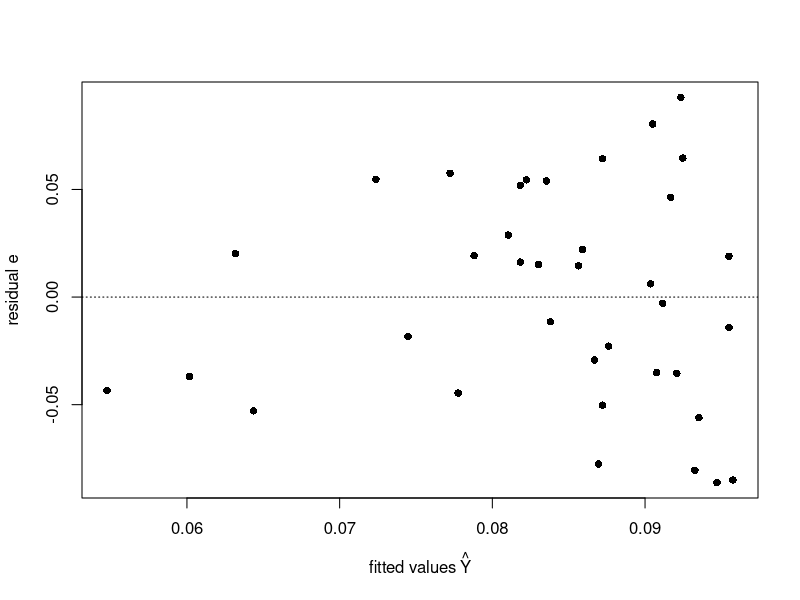
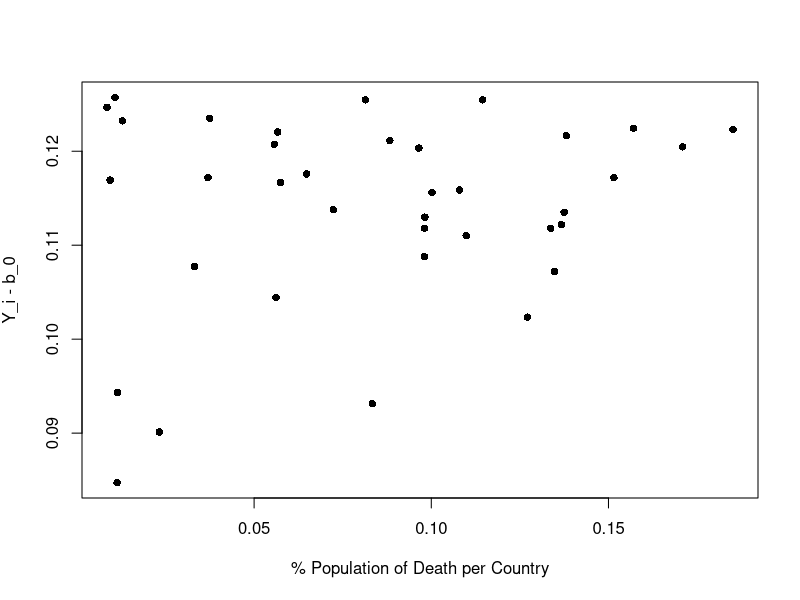
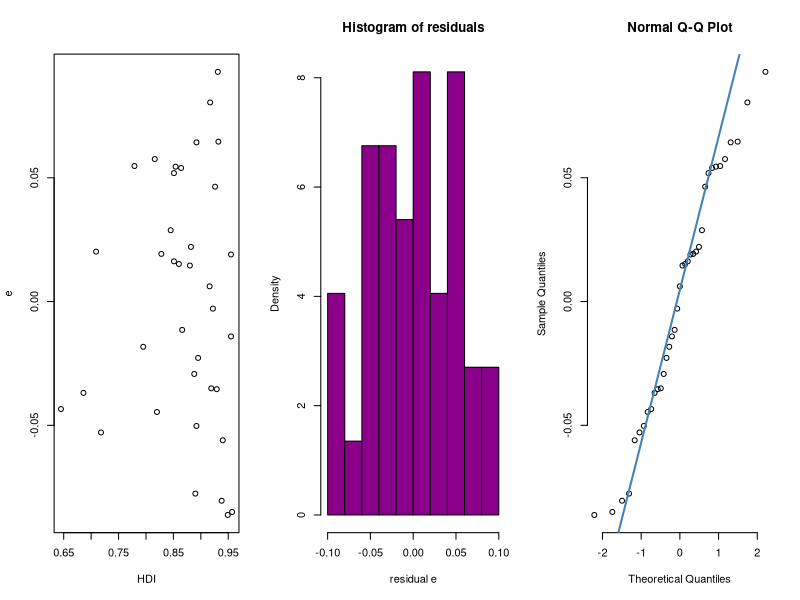
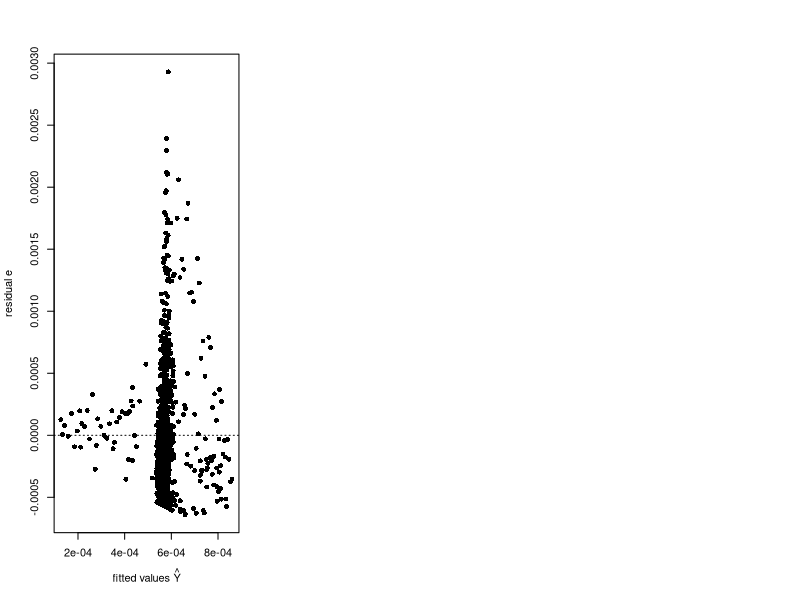
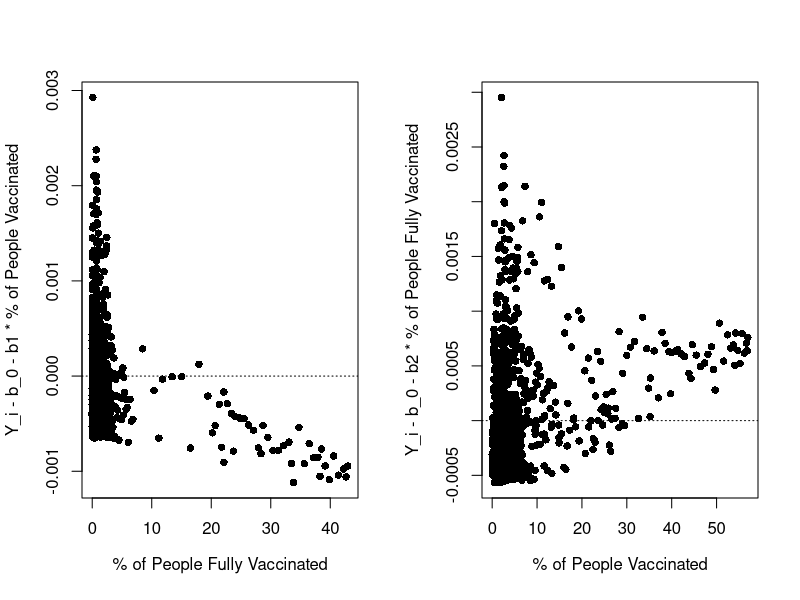
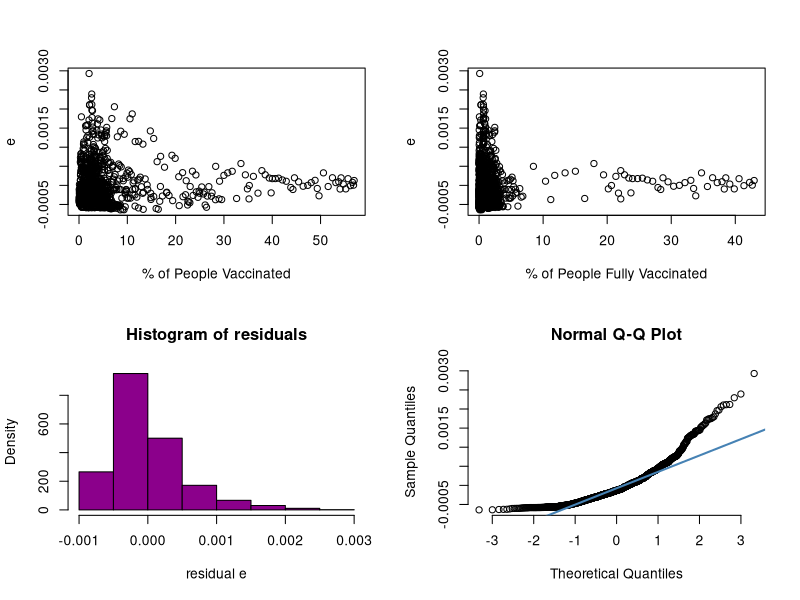
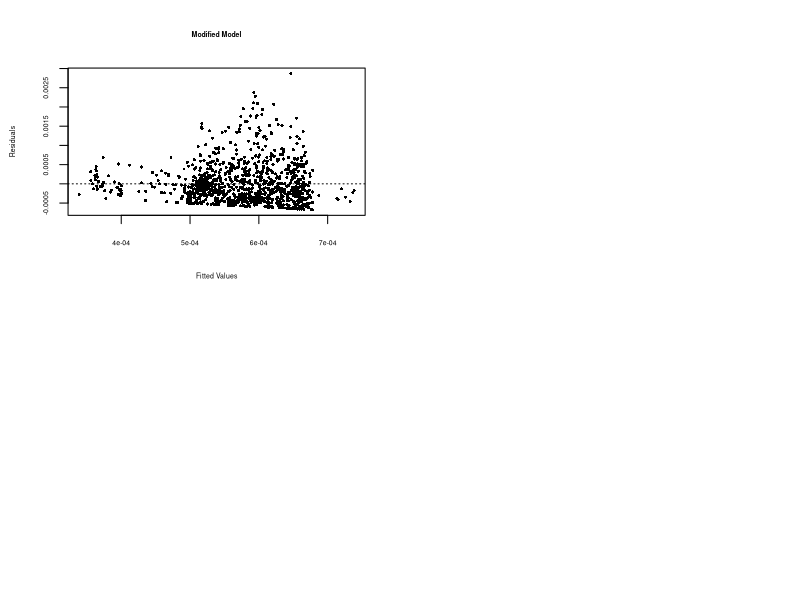
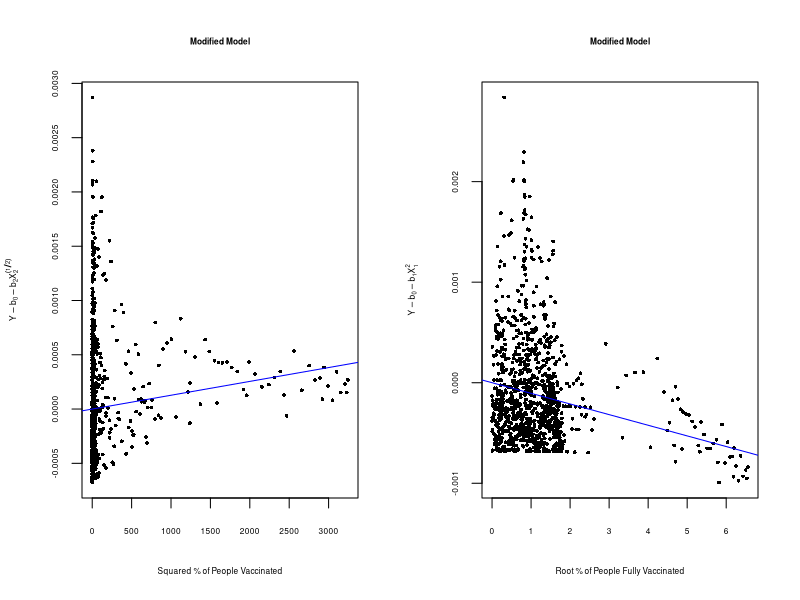

Reproduce these figures in R, in order.
## ---- chunk 1
knitr::opts_chunk$set(echo = TRUE)
## ---- chunk 2
covid <- read.csv(file = 'covid.csv')
## ---- chunk 3

covid_new = read.csv(file='covid_new.csv')

agg_pop_death_percentage = aggregate(
    x = covid_new$percentage_total_deaths, 
    by = list(covid_new$location), 
    FUN = mean
  )

agg_hdi = aggregate(
    x = covid_new$human_development_index, 
    by = list(covid_new$location), 
    FUN = mean
  )
## ---- chunk 4

pop_death_per_country <- agg_pop_death_percentage$x
hdi <- agg_hdi$x

linmod <- lm(pop_death_per_country~hdi)
b0 <- linmod$coef[1]
b1 <- linmod$coef[2]

Yhat <- linmod$fitted.values
e <- resid(linmod)
plot(Yhat,e, xlab = expression('fitted values' ~ hat(Y)),ylab="residual e", pch = 16)
abline(h = 0, lty = 3)
## ---- chunk 5
Y1 <- linmod$fitted.values - b0
e <- resid(linmod)
plot(pop_death_per_country, Y1, xlab ="% Population of Death per Country" ,ylab=expression('Y_i - b_0'), pch = 16)
abline(h = 0, lty = 3)
## ---- chunk 6
e <- resid(linmod)
par(mfrow=c(1,3))
plot(hdi, e, xlab="HDI")
hist(e, main="Histogram of residuals", xlab="residual e", col="darkmagenta", freq=FALSE)
qqnorm(e, pch = 1, frame = FALSE)
qqline(e, col = "steelblue", lwd = 2)
## ---- chunk 7
linmod2 <- lm(covid_new$perecentage_new_deaths ~ covid_new$percentage_vaccinated + covid_new$percentage_fully_vaccinated)
b0 <- linmod2$coef[1]
b1 <- linmod2$coef[2]
b2 <- linmod2$coef[3]

Yhat <- linmod2$fitted.values
e <- resid(linmod2)
plot(Yhat,e, xlab = expression('fitted values' ~ hat(Y)),ylab="residual e", pch = 16)
abline(h = 0, lty = 3)
## ---- chunk 8
Y1 <- covid_new$perecentage_new_deaths - b0 - b1*covid_new$percentage_vaccinated
e <- resid(linmod2)
par(mfrow=c(1,2))
plot(covid_new$percentage_fully_vaccinated,Y1, xlab = expression('% of People Fully Vaccinated'),ylab='Y_i - b_0 - b1 * % of People Vaccinated', pch = 16)
abline(h = 0, lty = 3)
Y2 <- covid_new$perecentage_new_deaths - b0 - b2*covid_new$percentage_fully_vaccinated
plot(covid_new$percentage_vaccinated, Y2, xlab = expression('% of People Vaccinated'),ylab='Y_i - b_0 - b2 * % of People Fully Vaccinated', pch = 16)
abline(h = 0, lty = 3)
## ---- chunk 9
e <- resid(linmod2)
par(mfrow=c(2,2))
plot(covid_new$percentage_vaccinated, e, xlab="% of People Vaccinated")
plot(covid_new$percentage_fully_vaccinated, e, xlab="% of People Fully Vaccinated")
hist(e, main="Histogram of residuals", xlab="residual e", col="darkmagenta", freq=FALSE)
qqnorm(e, pch = 1, frame = FALSE)
qqline(e, col = "steelblue", lwd = 2)
## ---- chunk 10
linmod2.modify <- lm(covid_new$perecentage_new_deaths ~ I(covid_new$percentage_vaccinated ^ 2) + I(covid_new$percentage_fully_vaccinated ^ 0.5))
e.square <- linmod2.modify$residuals
Y.hat.square <- linmod2.modify$fitted.values
plot(Y.hat.square, e.square, pch = 16, xlab = "Fitted Values", ylab = "Residuals",
main = "Modified Model", cex=0.5, cex.lab=0.5, cex.axis=0.5, cex.main=0.5)
abline(h = 0, lty = 3)
## ---- chunk 11
b0.modify <- linmod2.modify$coef[1]
b1.modify <- linmod2.modify$coef[2]
b2.modify <- linmod2.modify$coef[3]
Y <- covid_new$perecentage_new_deaths
par(mfrow = c(1, 2))
plot(covid_new$percentage_vaccinated^2, Y - b0.modify - b2.modify*(covid_new$percentage_fully_vaccinated^(1/2)), pch = 16, xlab = "Squared % of People Vaccinated",
ylab = expression(Y-b[0]-b[2]*X[2]^(1/2)), main = "Modified Model",
cex=0.5, cex.lab=0.5, cex.axis=0.5, cex.main=0.5)
abline(a = 0, b = b1.modify, col = "blue")
plot(covid_new$percentage_fully_vaccinated^(1/2), Y - b0.modify - b1.modify*covid_new$percentage_vaccinated^2, pch = 16, xlab = "Root % of People Fully Vaccinated",
ylab = expression(Y-b[0]-b[1]*X[1]^2), main = "Modified Model",
cex=0.5, cex.lab=0.5, cex.axis=0.5, cex.main=0.5)
abline(a = 0, b = b2.modify, col = "blue")
## ---- chunk 12
agg_new_deaths <- aggregate(covid_new$perecentage_new_deaths, by=list(covid_new$location), mean)$x
agg_fully_vaccinated_population <- aggregate(covid_new$percentage_fully_vaccinated, by=list(covid_new$location), mean)$x
agg_vaccinated_populations <- aggregate(covid_new$percentage_vaccinated, by=list(covid_new$location), mean)$x

linmod.2 <- lm(agg_new_deaths ~ agg_vaccinated_populations + agg_fully_vaccinated_population)
b0 <- linmod.2$coef[1]
b1 <- linmod.2$coef[2]
b2 <- linmod.2$coef[3]

Yhat <- linmod.2$fitted.values
e <- resid(linmod.2)
plot(Yhat,e, xlab = expression('fitted values' ~ hat(Y)),ylab="residual e", pch = 16)
abline(h = 0, lty = 3)
## ---- chunk 13
Y1 <- agg_new_deaths - b0 - b1*agg_vaccinated_populations
par(mfrow=c(1,2))
e <- resid(linmod.2)
plot(agg_new_deaths,Y1, xlab = expression('Aggrigated % of People Fully Vaccinated Population'),ylab='Y_i - b_0 - b1 * Aggrigated % of People Vaccinated Populations', pch = 16)
abline(h = 0, lty = 3)
Y2 <- agg_new_deaths - b0 - b2*agg_fully_vaccinated_population
plot(agg_new_deaths, Y2, xlab = expression('Aggrigated % of People Vaccinated Populations'),ylab='Y_i - b_0 - b2 * Aggrigated % of People Fully Vaccinated Population', pch = 16)
abline(h = 0, lty = 3)
## ---- chunk 14
e <- resid(linmod.2)
par(mfrow=c(2,2))
plot(agg_fully_vaccinated_population, e, xlab="Aggrigated % of People Fully Vaccinated Population")
plot(agg_vaccinated_populations, e, xlab="Aggrigated % of People Vaccinated Population")
hist(e, main="Histogram of residuals", xlab="residual e", col="darkmagenta", freq=FALSE)
qqnorm(e, pch = 1, frame = FALSE)
qqline(e, col = "steelblue", lwd = 2)
